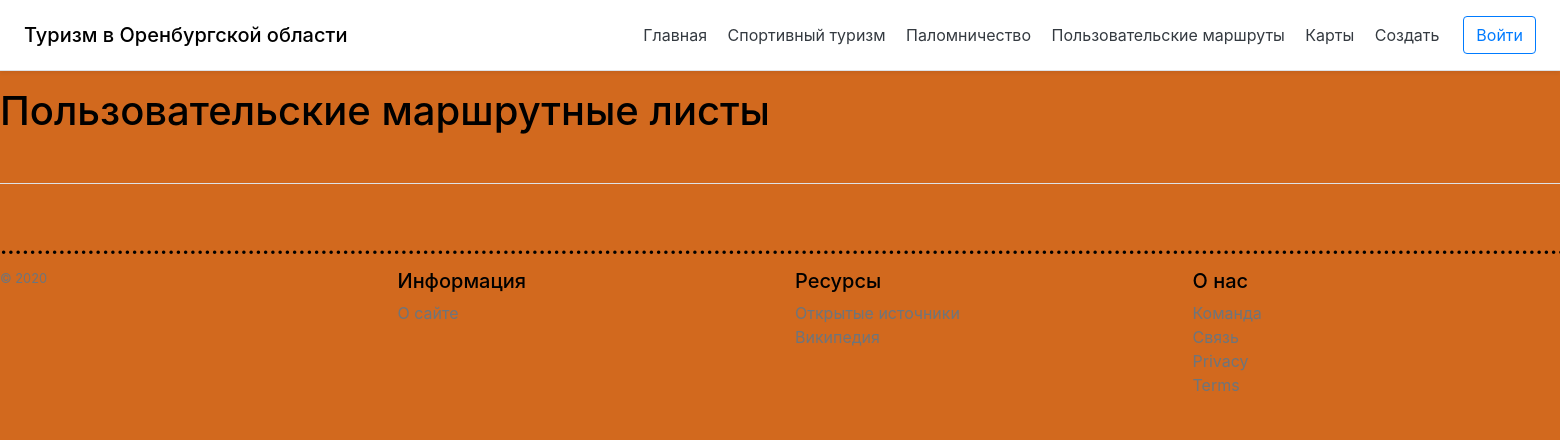
/list, run on an earlier commit of the app's database.
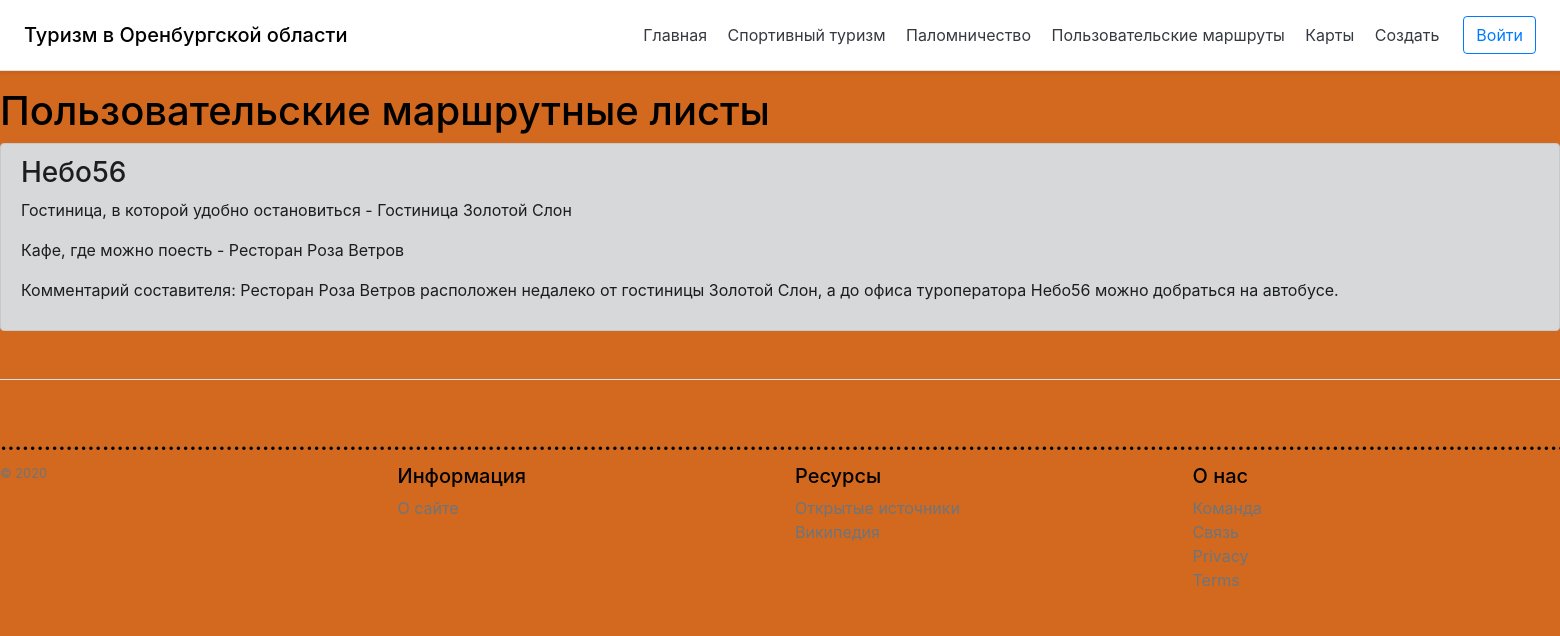
And on a later commit of the database.
### main/models.py (models this page shows, shortened)
class Tour(models.Model):
    Туроператор = models.TextField(
        max_length=123123,
        default='',
    )
    Где_остановиться = models.TextField(
        max_length=123123,
        default=''
    )
    Где_поесть = models.TextField(
        max_length=123123,
        default=''
    )
    Комментарий = models.TextField(
        max_length=123123,
        default=''
    )

### main/views.py (the view)
# urls.py: path("list", views.list),
def list(request):
    tours = Tour.objects.all()
    return render(request, 'main/list.html', {'title': 'Пользовательские маршруты', 'tours': tours})

### main/templates/main/list.html (shortened to what this page needs)
{% extends 'main/od.html' %}
{% block content %}
<h1>Пользовательские маршрутные листы</h1>
    {% for el in tours %}
    <div class="alert alert-dark mt-2">
    <h3>{{ el.Туроператор }}</h3>
    <p>Гостиница, в которой удобно остановиться - {{ el.Где_остановиться }}</p>
    <p>Кафе, где можно поесть - {{ el.Где_поесть }}</p>
    <p>Комментарий составителя: {{ el.Комментарий }}</p>
    </div>
    {% endfor %}
{% endblock %}

### main/templates/main/od.html (shortened to what this page needs)
<!doctype html>
<html lang="ru">
<head>
<link rel="stylesheet" href="https://stackpath.bootstrapcdn.com/bootstrap/4.5.2/css/bootstrap.min.css">
<body>
<div class="d-flex flex-column flex-md-row align-items-center p-3 px-md-4 mb-3 bg-white border-bottom shadow-sm">
  <h5 class="my-0 mr-md-auto font-weight-large">Туризм в Оренбургской области</h5>
  <nav class="my-2 my-md-0 mr-md-3">
    <a class="p-2 text-dark" href="/">Главная</a>
    <a class="p-2 text-dark" href="/sport">Спортивный туризм</a>
    <a class="p-2 text-dark" href="/pal">Паломничество</a>
          <a class="p-2 text-dark" href="/list">Пользовательские маршруты</a>
    <a class="p-2 text-dark" href="/maps">Карты</a>
      <a class="p-2 text-dark" href="/create">Создать</a>
  </nav>
  <a class="btn btn-outline-primary" href="/login">Войти</a>
</div>
</body>
<body>
{% block content %}{% endblock %}
</body>
<footer class="pt-4 my-md-5 pt-md-5 border-top">
    <h4>       .....................................................................................................................................................................................................................................................................</h4>
    <div class="row">
      <div class="col-12 col-md">
        <small class="d-block mb-3 text-muted">© 2020</small>
      </div>
      <div class="col-6 col-md">
        <h5>Информация</h5>
        <ul class="list-unstyled text-small">
          <li><a class="text-muted" href="#">О сайте</a></li>
        </ul>
      </div>
      <div class="col-6 col-md">
        <h5>Ресурсы</h5>
        <ul class="list-unstyled text-small">
          <li><a class="text-muted" href="#">Открытые источники</a></li>
          <li><a class="text-muted" href="#">Википедия</a></li>
        </ul>
      </div>
      <div class="col-6 col-md">
        <h5>О нас</h5>
        <ul class="list-unstyled text-small">
          <li><a class="text-muted" href="#">Команда</a></li>
          <li><a class="text-muted" href="#">Связь</a></li>
          <li><a class="text-muted" href="#">Privacy</a></li>
          <li><a class="text-muted" href="#">Terms</a></li>
        </ul>
      </div>
    </div>
  </footer>
</html>

### main/templates/main/od.html (style rules this page uses)
body { background: chocolate url(https://falcon-eyes.ru/upload/iblock/8ed/8ed6d799e87b6b73001363ef7aa61759.jpg); color: black; }
body { background: chocolate url(https://st.depositphotos.com/1009293/1922/v/450/depositphotos_19222495-stock-illustration-white-triangle-background.jpg); color: black; }

What changed in the data, as far as the page shows it:
added Tour: Туроператор "Небо56", Где_остановиться "Гостиница Золотой Слон", Где_поесть "Ресторан Роза Ветров", Комментарий "Ресторан Роза Ветров расположен недалеко от гостиницы Золотой Слон, а до офиса туроператора Небо56 можно добраться на автобусе."
